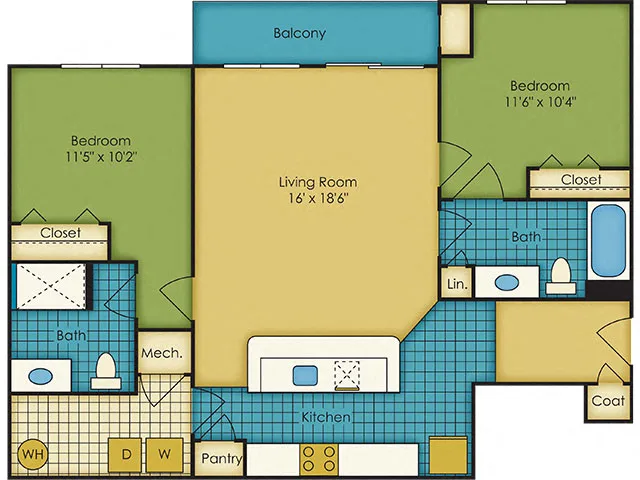
#> input picture gridline-scan/input/real/apartment_2bed2bath_2d.png, 640 x 480 px
$ python floorplan_to_3d.py ../input/real/apartment_2bed2bath_2d.png 1.0 out
#> lines starting #> are read from the running program, lines starting #| are printed output that depends on the picture; after the words box and inside, x2 and y2 are one past the last pixel; in counts of white or black regions, pixels touching at a corner belong together
"""
Gridline Scan v2 -- floor-plan-to-3D pipeline (prototype, pure Python/OpenCV).

Pipeline:
  1. Load image, grayscale, adaptive-threshold -> binary wall mask (dark = wall).
  2. Clean mask with morphological open/close to remove text/noise, keep thick lines.
  3. Scale calibration: pixels-per-metre, either supplied or guessed from wall
     thickness (assume real walls are ~0.15-0.20 m thick).
  4. Room segmentation: flood-fill the *inverse* mask (white/free space) into
     connected components = candidate rooms. Small components = noise/text, drop.
  5. Door/opening detection: for each pair of rooms that touch (share a mask
     boundary), look for short gaps in the wall mask along that shared boundary
     -> mark as an opening (door) rather than a solid wall segment.
  6. Extrude: build a voxel/box representation --
       - floor: one thin box per room footprint (so rooms can be colour-coded)
       - walls: wall-mask pixels -> merged into rectangular wall segments (via
         contours + minAreaRect) -> extruded vertical boxes of wall height
       - openings: rendered as gaps (no wall box) plus a marker
  7. Output a compact JSON scene consumable by the three.js viewer
     (viewer/index.html), in the same spirit as the old SceneJson schema from
     the video pipeline, but authoritative/exact instead of noisy/estimated.

This intentionally reuses simple, dependency-light techniques (thresholding,
connected components, contours) rather than a learned floor-plan-parsing model,
so it runs anywhere and is easy to debug. It works well on clean line-drawing
floor plans (the common case for real-estate/architectural exports); scanned
or hand-drawn plans with broken/antialiased lines will need the "cleanup"
step tuned (see HANDOFF.md).
"""
import json
import os
import sys
import cv2
import numpy as np

WALL_HEIGHT_M = 2.6
DEFAULT_PX_PER_M = 40.0  # overridden by --scale if given, or by CLI arg


def load_wall_mask(image_path, force_invert=None):
    img = cv2.imread(image_path)
    if img is None:
        raise FileNotFoundError(image_path)
    gray = cv2.cvtColor(img, cv2.COLOR_BGR2GRAY)
    # Walls are usually thin lines, so whichever polarity is the *minority* of
    # image area is very likely the wall mask -- this auto-detects "dark
    # lines on white background" (typical CAD/architectural 2D export) vs
    # "white walls on a colored/dark floor" (common in marketing-style
    # isometric renderings, e.g. 3DPlans.com-style images) without needing a
    # flag. Can be overridden with force_invert=True/False.
    _, mask_dark_is_wall = cv2.threshold(gray, 0, 255, cv2.THRESH_BINARY_INV + cv2.THRESH_OTSU)
    mask_light_is_wall = cv2.bitwise_not(mask_dark_is_wall)
    frac_dark = np.count_nonzero(mask_dark_is_wall) / mask_dark_is_wall.size
    frac_light = np.count_nonzero(mask_light_is_wall) / mask_light_is_wall.size
    if force_invert is None:
        invert = frac_light < frac_dark
    else:
        invert = force_invert
    mask = mask_light_is_wall if invert else mask_dark_is_wall
    # Remove thin noise / text (open), then reconnect wall lines (close).
    k_open = cv2.getStructuringElement(cv2.MORPH_ELLIPSE, (3, 3))
    k_close = cv2.getStructuringElement(cv2.MORPH_ELLIPSE, (7, 7))
    mask = cv2.morphologyEx(mask, cv2.MORPH_OPEN, k_open)
    mask = cv2.morphologyEx(mask, cv2.MORPH_CLOSE, k_close)
    return img, mask, invert


def segment_rooms(wall_mask, min_area_px):
    """Flood-fill free space into connected components = rooms."""
    free = cv2.bitwise_not(wall_mask)
    n, labels, stats, centroids = cv2.connectedComponentsWithStats(free, connectivity=4)
    rooms = []
    for i in range(1, n):  # 0 = background label pool before filtering
        area = stats[i, cv2.CC_STAT_AREA]
        x, y, w, h = stats[i, cv2.CC_STAT_LEFT], stats[i, cv2.CC_STAT_TOP], \
            stats[i, cv2.CC_STAT_WIDTH], stats[i, cv2.CC_STAT_HEIGHT]
        # Drop components touching the image border (that's the "outside"
        # region, not an enclosed room) and tiny slivers (noise/text holes).
        touches_border = x <= 1 or y <= 1 or (x + w) >= wall_mask.shape[1] - 1 or (y + h) >= wall_mask.shape[0] - 1
        if area < min_area_px:
            continue
        if touches_border:
            continue
        rooms.append({
            "label": i,
            "bbox": (int(x), int(y), int(w), int(h)),
            "area_px": int(area),
            "centroid": (float(centroids[i][0]), float(centroids[i][1])),
            "mask": (labels == i).astype(np.uint8) * 255,
        })
    return rooms, labels


def rasterize_walls(wall_mask, ppm, cell_m=0.2):
    """
    Downsample the wall mask to a coarse grid and mark occupied cells.

    Rationale: for an orthogonal floor plan, interior/exterior walls all touch
    at corners and T-junctions, so contour-based rectangle fitting
    (cv2.minAreaRect over connected components) collapses the whole wall
    network into one blob and loses individual wall geometry. A voxel/raster
    grid sidesteps that entirely, is topology-agnostic, extrudes trivially to
    3D boxes, and matches the "grid" visual language from the original
    project brief. Cost: walls render as blocky cells rather than crisp thin
    rectangles -- fine for a tactical/orientation viewer, not for CAD-grade
    dimensions.
    """
    cell_px = max(1, int(round(cell_m * ppm)))
    h, w = wall_mask.shape
    cols = (w + cell_px - 1) // cell_px
    rows = (h + cell_px - 1) // cell_px
    cells = []
    for r in range(rows):
        y0, y1 = r * cell_px, min((r + 1) * cell_px, h)
        row_slice = wall_mask[y0:y1, :]
        for c in range(cols):
            x0, x1 = c * cell_px, min((c + 1) * cell_px, w)
            block = row_slice[:, x0:x1]
            if block.size == 0:
                continue
            occupancy = float(np.count_nonzero(block)) / block.size
            if occupancy > 0.35:  # majority of the cell is wall pixel
                cells.append((c, r))
    return cells, cell_px


def px_to_m(px, ppm):
    return px / ppm


def build_scene(image_path, ppm=DEFAULT_PX_PER_M, wall_height_m=WALL_HEIGHT_M, out_dir=".", force_invert=None):
    img, wall_mask, inverted = load_wall_mask(image_path, force_invert=force_invert)
#> in load_wall_mask, img is the input picture: shape (480, 640, 3); mean B, G, R 139, 179.8, 168.5
#> in load_wall_mask, `gray = cv2.cvtColor(img, cv2.COLOR_BGR2GRAY)`:
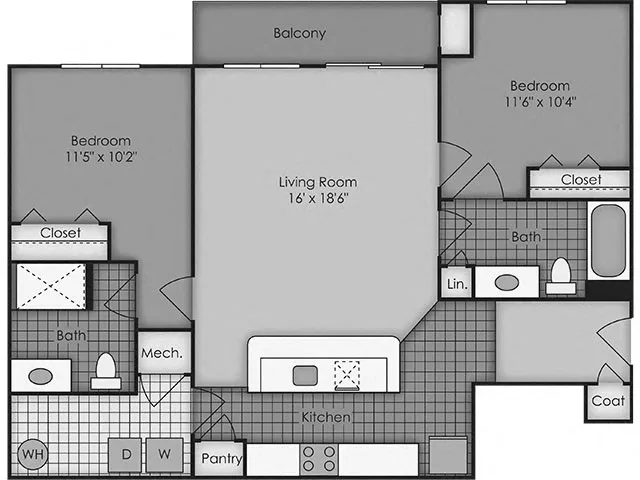
#> gray: shape (480, 640); min 0, max 255, mean 171.9
#> in load_wall_mask, `_, mask_dark_is_wall = cv2.threshold(gray, 0, 255, cv2.THRESH_BINARY_I..`:
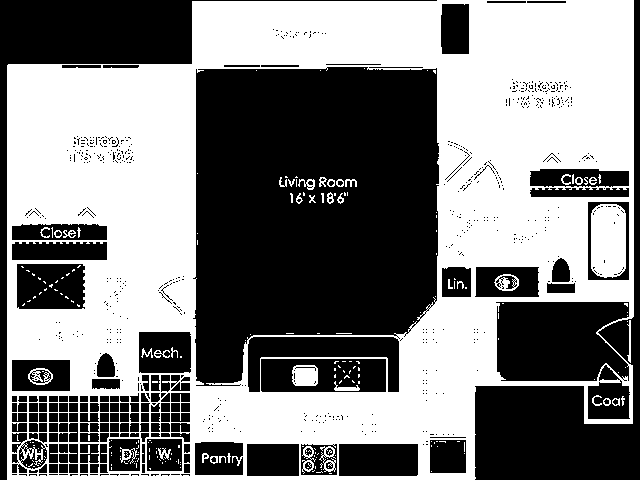
#> mask_dark_is_wall: shape (480, 640); 50% white; 744 black regions (586 under 20 px), largest, box (x1, y1, x2, y2) and area: (193, 67, 439, 386) 65305, (475, 0, 640, 480) 16850, (0, 0, 437, 480) 15446
#> in load_wall_mask, `frac_dark = np.count_nonzero(mask_dark_is_wall) / mask_dark_is_wall.size`: frac_dark = 0.5
#> in load_wall_mask, `invert = frac_light < frac_dark`: invert = True
#> in load_wall_mask, `mask = cv2.morphologyEx(mask, cv2.MORPH_OPEN, k_open)`:
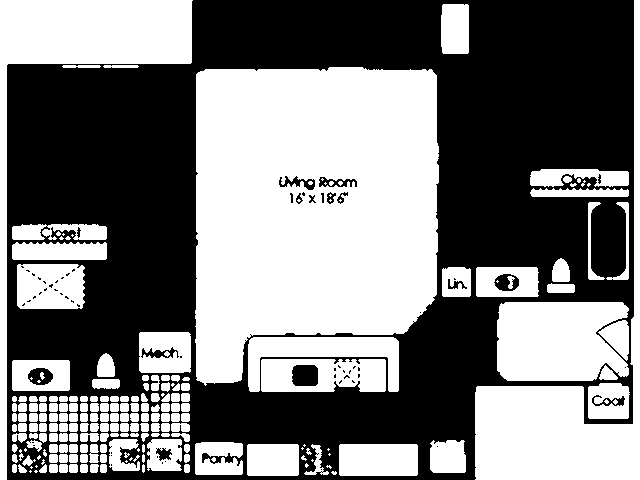
#> mask: shape (480, 640); 48.4% white; 213 white regions (47 under 20 px), largest, box (x1, y1, x2, y2) and area: (195, 67, 439, 386) 64960, (475, 0, 640, 480) 16115, (0, 0, 193, 480) 15201
#> in load_wall_mask, `mask = cv2.morphologyEx(mask, cv2.MORPH_CLOSE, k_close)`:
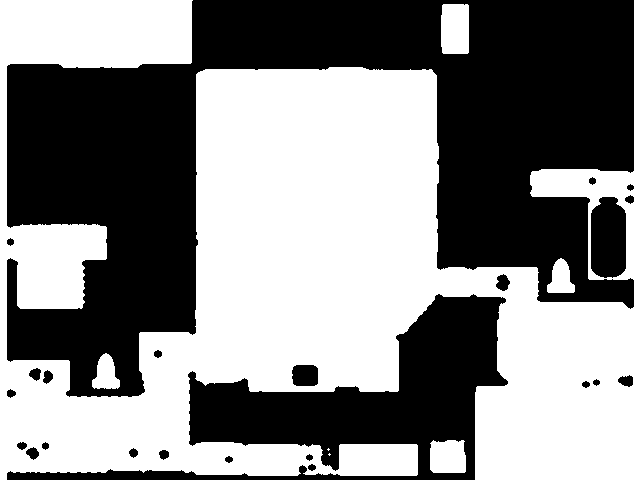
#> mask: shape (480, 640); 52.5% white; 24 black regions, largest, box (x1, y1, x2, y2) and area: (7, 0, 634, 397) 113500, (7, 294, 508, 480) 28125, (591, 197, 626, 278) 2548
#> inverted = True
    H, W = wall_mask.shape
#> H = 480; W = 640

    # Rooms: drop anything smaller than ~1.5 sq m as noise/text pockets.
    min_room_px = int((1.5 * ppm * ppm))
    rooms, labels = segment_rooms(wall_mask, min_room_px)
#> in segment_rooms, `n, labels, stats, centroids = cv2.connectedComponentsWithStats(free, c..`:
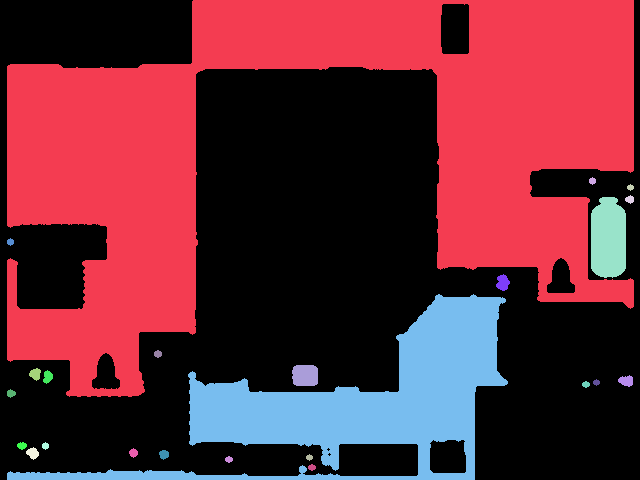
#> labels: shape (480, 640) int32; 25 distinct labels, from 0 to 24; one colour per label, 0 black
#> in segment_rooms, `n, labels, stats, centroids = cv2.connectedComponentsWithStats(free, c..`: n = 25; stats = 25 rows, first 6: [0, 0, 640, 480, 161228], [7, 0, 627, 397, 113500], [589, 177, 7, 8, 40], [627, 184, 7, 7, 33], [625, 195, 9, 9, 55], [591, 197, 35, 81, 2548]; centroids = 25 pairs, first value 10 to 630, second value 151 to 467
#> the loop in segment_rooms, `for i in range(1, n):` made 24 passes
#> (area, x, y, w, h, touches_border) on passes 1 to 12: (113500, 7, 0, 627, 397, True), (40, 589, 177, 7, 8, False), (33, 627, 184, 7, 7, False), (55, 625, 195, 9, 9, False), (2548, 591, 197, 35, 81, False), (40, 7, 238, 7, 8, False), (163, 496, 274, 14, 17, False), (28125, 7, 294, 501, 186, True), (48, 154, 350, 8, 8, False), (513, 292, 365, 26, 21, False), (105, 29, 368, 12, 13, False), (95, 43, 370, 10, 14, False)
#> after the loop in segment_rooms, `for i in range(1, n):`: rooms = 22 items
#> rooms = 22 items

    cell_m = 0.2
    wall_cells, cell_px = rasterize_walls(wall_mask, ppm, cell_m=cell_m)
#> after the loop in rasterize_walls, `for r in range(rows):`: cells = 161228 items
#> wall_cells = 161228 items; cell_px = 1

    scene = {
        "version": "floorplan-v1",
        "units": "metres",
        "up": "y",
        "source_image": os.path.basename(image_path),
        "meta": {
            "imageWidthPx": W,
            "imageHeightPx": H,
            "pixelsPerMetre": ppm,
            "wallHeightM": wall_height_m,
            "widthM": round(W / ppm, 2),
            "depthM": round(H / ppm, 2),
            "roomCount": len(rooms),
            "wallCellCount": len(wall_cells),
            "wallCellSizeM": cell_m,
            "wallPolarityInverted": bool(inverted),
            "warnings": [
                "Scale is assumed (pixelsPerMetre) unless the plan had a calibrated scale bar -- verify before using for tactical planning.",
                "Room segmentation currently merges rooms connected by an open doorway (flood-fill treats the gap as free space) -- see HANDOFF.md.",
                "Door/window openings are not yet distinguished from each other.",
            ],
        },
        "rooms": [],
        "wallCells": [],
    }

    for idx, r in enumerate(rooms):
        x, y, w, h = r["bbox"]
        scene["rooms"].append({
            "id": idx,
            "label": f"Room {idx+1}",
            "xM": round(px_to_m(x, ppm), 2),
            "zM": round(px_to_m(y, ppm), 2),
            "widthM": round(px_to_m(w, ppm), 2),
            "depthM": round(px_to_m(h, ppm), 2),
            "areaM2": round(r["area_px"] / (ppm * ppm), 2),
        })
#> this loop made 22 passes
#> (x, y, w, h) on passes 1 to 12: (589, 177, 7, 8), (627, 184, 7, 7), (625, 195, 9, 9), (591, 197, 35, 81), (7, 238, 7, 8), (496, 274, 14, 17), (154, 350, 8, 8), (292, 365, 26, 21), (29, 368, 12, 13), (43, 370, 10, 14), (618, 375, 15, 12), (593, 379, 7, 7)

    for (c, r) in wall_cells:
        scene["wallCells"].append([c, r])

    os.makedirs(out_dir, exist_ok=True)
    base = os.path.splitext(os.path.basename(image_path))[0]
    json_path = os.path.join(out_dir, base + ".scene.json")
    with open(json_path, "w") as f:
        json.dump(scene, f, indent=1)

    # Debug visualization: rooms tinted, walls in red, saved as PNG.
    debug = img.copy()
    rng = np.random.default_rng(7)
    colors = (rng.integers(60, 220, size=(len(rooms), 3))).tolist()
#> colors = 22 items, first 6: [211, 160, 169], [203, 152, 184], [193, 96, 68], [108, 105, 199], [206, 60, 139], [191, 81, 187]
    for idx, r in enumerate(rooms):
        overlay = debug.copy()
        overlay[r["mask"] > 0] = colors[idx]
        debug = cv2.addWeighted(overlay, 0.35, debug, 0.65, 0)
#> this loop made 22 passes
    debug[wall_mask > 0] = (0, 0, 255)
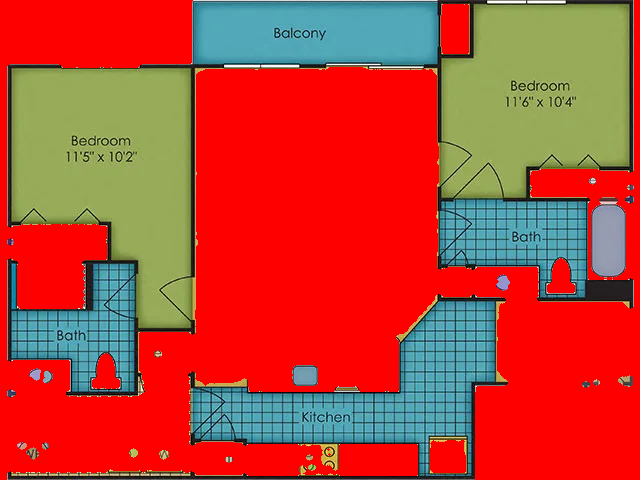
#> debug: shape (480, 640, 3); mean B, G, R 54, 69.2, 185.2
    debug_path = os.path.join(out_dir, base + ".debug.png")
    cv2.imwrite(debug_path, debug)

    return json_path, debug_path, scene


if __name__ == "__main__":
    if len(sys.argv) < 2:
        print("usage: floorplan_to_3d.py <image> [pixels_per_metre] [out_dir]")
        sys.exit(1)
    image_path = sys.argv[1]
    ppm = float(sys.argv[2]) if len(sys.argv) > 2 else DEFAULT_PX_PER_M
    out_dir = sys.argv[3] if len(sys.argv) > 3 else "../output"
    json_path, debug_path, scene = build_scene(image_path, ppm, out_dir=out_dir)
#> json_path = 'out/apartment_2bed2bath_2d.scene.json'; debug_path = 'out/apartment_2bed2bath_2d.debug.png'; scene = 7 items
    print("scene json:", json_path)
#| scene json: out/apartment_2bed2bath_2d.scene.json
    print("debug png :", debug_path)
#| debug png : out/apartment_2bed2bath_2d.debug.png
    print(f"rooms={scene['meta']['roomCount']} wallCells={scene['meta']['wallCellCount']} "
          f"size={scene['meta']['widthM']}x{scene['meta']['depthM']} m")
#| rooms=22 wallCells=161228 size=640.0x480.0 m

$ run again, on gridline-scan/input/real/apartment_3dplans_2.png
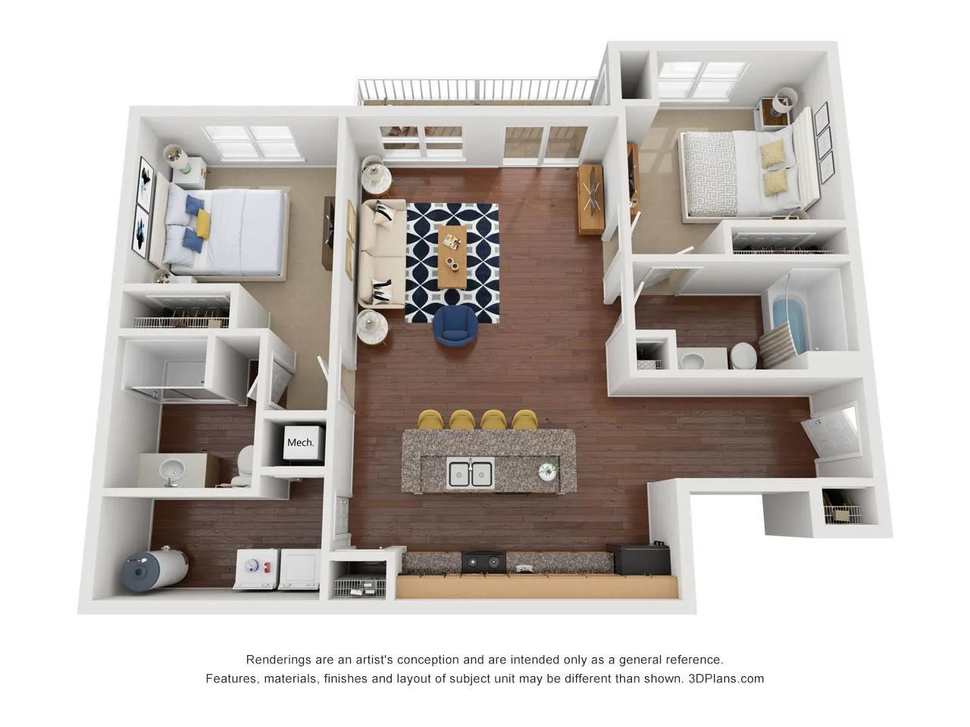
#> input picture gridline-scan/input/real/apartment_3dplans_2.png, 970 x 727 px, shrunk from 1280 x 960 before the run
#> in load_wall_mask, img is the input picture: shape (727, 970, 3); mean B, G, R 189.6, 193.7, 199.4
#> in load_wall_mask, `_, mask_dark_is_wall = cv2.threshold(gray, 0, 255, cv2.THRESH_BINARY_I..`:
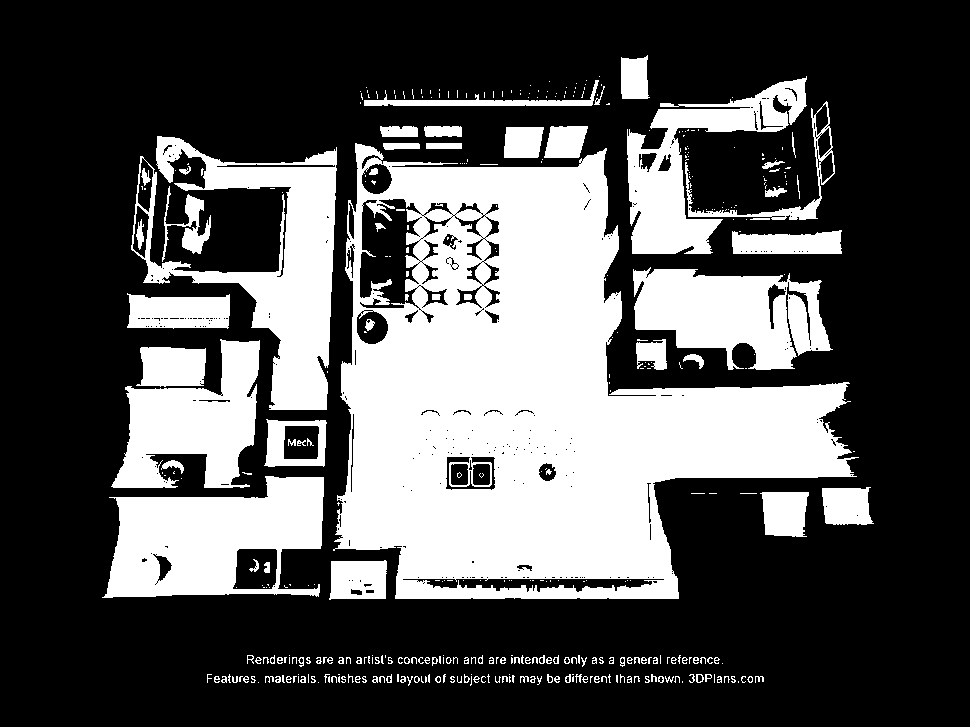
#> mask_dark_is_wall: shape (727, 970); 32.7% white; 407 white regions (270 under 20 px), largest, box (x1, y1, x2, y2) and area: (333, 143, 859, 599) 126971, (131, 136, 337, 410) 19776, (102, 476, 324, 598) 18068
#> frac_dark = 0.327
#> frac_light = 0.673
#> invert = False
#> free: shape (727, 970); 67.1% white; 76 black regions (44 under 20 px), largest, box (x1, y1, x2, y2) and area: (336, 126, 851, 599) 132693, (131, 136, 337, 410) 21292, (104, 476, 324, 598) 18155
#> labels: shape (727, 970) int32; 24 distinct labels, from 0 to 23
#> n = 24; stats = 24 rows, first 6: [104, 56, 769, 627, 232028], [0, 0, 970, 727, 450431], [773, 100, 17, 13, 131], [150, 153, 139, 120, 10361], [639, 153, 17, 16, 204], [660, 157, 11, 14, 106]; centroids = 24 rows, first 8: [480.2, 372.3], [494.9, 360.9], [780.1, 106.8], [218.2, 223.1], [646.2, 160], [665.1, 164], [377.1, 180.2], [385.2, 251.3]
#> the loop in segment_rooms, `for i in range(1, n):` made 23 passes
#> (area, x, y, w, h, touches_border) on passes 1 to 8: (450431, 0, 0, 970, 727, True), (131, 773, 100, 17, 13, False), (10361, 150, 153, 139, 120, False), (204, 639, 153, 17, 16, False), (106, 660, 157, 11, 14, False), (575, 362, 164, 30, 30, False), (4073, 360, 199, 54, 109, False), (33, 431, 203, 7, 7, False)
#> after the loop in segment_rooms, `for i in range(1, n):`: rooms = 22 items
#> after the loop in rasterize_walls, `for r in range(rows):`: cells = 232028 items
#> cell_px = 1
#> the loop in build_scene, `for idx, r in enumerate(rooms):` made 22 passes
#> (x, y, w, h) on passes 1 to 8: (773, 100, 17, 13), (150, 153, 139, 120), (639, 153, 17, 16), (660, 157, 11, 14), (362, 164, 30, 30), (360, 199, 54, 109), (431, 203, 7, 7), (439, 203, 8, 7)
#> the loop in build_scene, `for (c, r) in wall_cells:` made 232028 passes
#> (c, r) on passes 1 to 3: (646, 56), (644, 57), (645, 57)
#> colors = 22 items, first 6: [211, 160, 169], [203, 152, 184], [193, 96, 68], [108, 105, 199], [206, 60, 139], [191, 81, 187]
#> the loop in build_scene, `for idx, r in enumerate(rooms):` made 22 passes
#> in build_scene, `debug[wall_mask > 0] = (0, 0, 255)`:
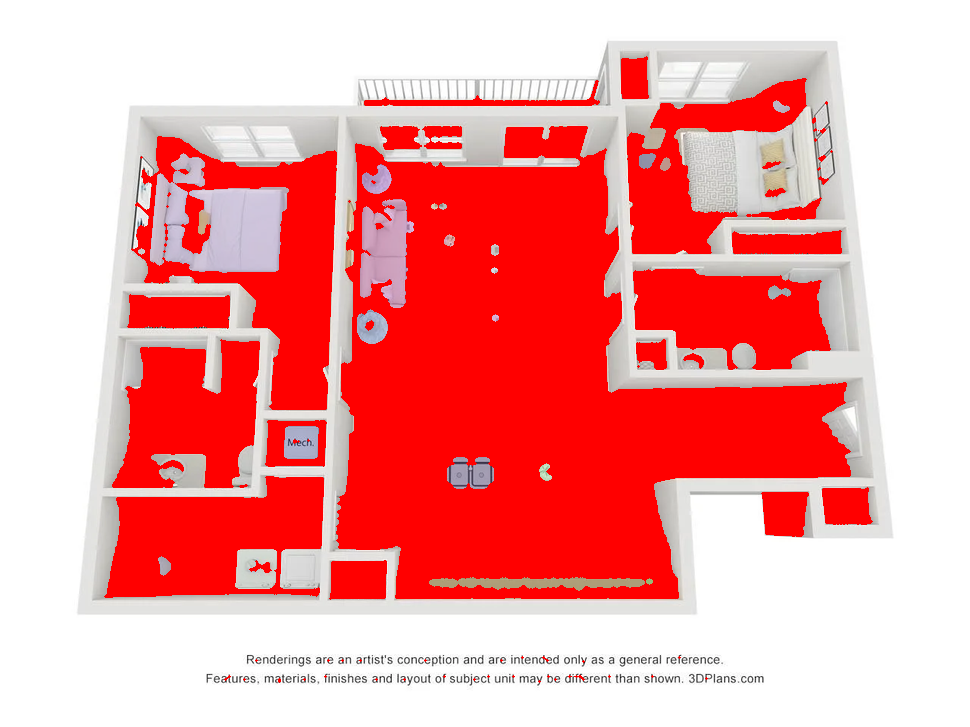
#> debug: shape (727, 970, 3); mean B, G, R 158.8, 159, 243.7
#> json_path = 'out/apartment_3dplans_2.scene.json'; debug_path = 'out/apartment_3dplans_2.debug.png'; scene = 7 items
#| scene json: out/apartment_3dplans_2.scene.json
#| debug png : out/apartment_3dplans_2.debug.png
#| rooms=22 wallCells=232028 size=970.0x727.0 m
